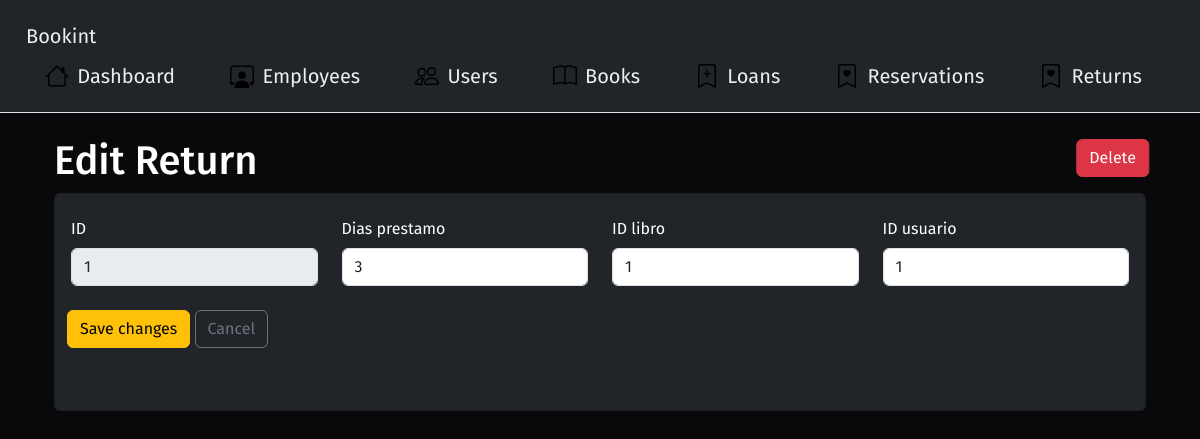
The app's page /representacion/edit_devolucion.php?id_devolucion=1 with its own data.
### tables this page shows
CREATE TABLE `devolucion` (
  `id_devolucion` int(11) NOT NULL AUTO_INCREMENT,
  `fecha` date DEFAULT current_timestamp(),
  `dias_prestamo` int(11) DEFAULT NULL,
  `id_libro` int(11) DEFAULT NULL,
  `id_usuario` int(11) DEFAULT NULL,
  PRIMARY KEY (`id_devolucion`),
  KEY `id_libro` (`id_libro`),
  KEY `id_usuario` (`id_usuario`),
  CONSTRAINT `devolucion_ibfk_1` FOREIGN KEY (`id_libro`) REFERENCES `libro` (`id_libro`),
  CONSTRAINT `devolucion_ibfk_2` FOREIGN KEY (`id_usuario`) REFERENCES `usuario` (`id_usuario`)
);

### datos/Conexion.php (called while the page is built, shortened)
<?php
class Conexion {
    public $conn;
    public function conexion() {
        try {
            $this->conn = mysqli_connect('localhost', 'codintdev', 'andres2773', 'biblioteca');
        }
        catch (Exception $e) {
            $this->conn->close();
            echo "Error al ingresar a la base de datos! " . $e->getMessage();
        }
    }
}

### logica/Devolucion.php (called while the page is built, shortened)
<?php
require '../datos/Conexion.php';
class Devolucion extends Conexion {
    protected $id_devolucion;
    protected $dias_prestamo;
    protected $id_libro;
    protected $id_usuario;
    public function setId($id_devolucion) {
        $this->id_devolucion = $id_devolucion;
    }
    public function setDiasPrestamo($dias_prestamo) {
        $this->dias_prestamo = $dias_prestamo;
    }
    public function setIdLibro($id_libro) {
        $this->id_libro = $id_libro;
    }
    public function setIdUsuario($id_usuario) {
        $this->id_usuario = $id_usuario;
    }
    public function getId() {
        return $this->id_devolucion;
    }
    public function getDiasPrestamo() {
        return $this->dias_prestamo;
    }
    public function getIdLibro() {
        return $this->id_libro;
    }
    public function getIdUsuario() {
        return $this->id_usuario;
    }
    public function info($id_devolucion) {
        try {
            if (isset($_GET['id_devolucion'])) {
                $id = $_GET['id_devolucion'];
                $query = "select * from devolucion where id_devolucion = $id";
                $result = mysqli_query($this->conn, $query);
            }
        }
        catch (Exception $e) {
            $this->conn->close();
            echo "Error en la función Info hacia la base de datos! " . $e->getMessage();
        }
    }
}

### representacion/edit_devolucion.php (the view, shortened to what this page needs)
<?php
require '../logica/Devolucion.php';
$objDevolucion = new Devolucion();
$objDevolucion->edit($_POST['txtDiasPrestamo'], $_POST['txtIdLibro'], $_POST['txtIdUsuario']);
$objDevolucion->info($_GET['id_devolucion']);
$objDevolucion->delete($_GET['id_devolucion']);
?>
<?php require '../include/header.php'; ?>
<div class="container p-4">
    <p class="h1">Edit Return</p>
    <div class="card card-body bg-dark">
        <form method="post" action="edit_devolucion.php?id_devolucion=<?= $_GET['id_devolucion']; ?>" class="row row-cols-4">
            <div class="mb-3 col">
                <label class="col-sm-2 col-form-label">ID</label>
                <input type="text" name="txtIdDevolucion" class="form-control" value="<?= $objDevolucion->getId(); ?>" disabled>
            </div>
            <div class="mb-3 col">
                <label class="col-sm-6 col-form-label">Dias prestamo</label>
                <input type="text" name="txtDiasPrestamo" class="form-control" value="<?= $objDevolucion->getDiasPrestamo(); ?>">
            </div>
            <div class="mb-3 col">
                <label class="col-sm-3 col-form-label">ID libro</label>
                <input type="text" name="txtIdLibro" class="form-control" value="<?= $objDevolucion->getIdLibro(); ?>">
            </div>
            <div class="mb-3 col">
                <label class="col-sm-4 col-form-label">ID usuario</label>
                <input type="text" name="txtIdUsuario" class="form-control" value="<?= $objDevolucion->getIdUsuario(); ?>">
            </div>
            <div class="d-grid gap-2 d-md-block align-items-start p-2">
                <input type="submit" name="btnEditarDevolucion" value="Save changes" class="btn btn-warning">
                <input type="submit" name="btnCancelarDevolucion" value="Cancel" class="btn btn-outline-secondary" style="transform: translateY(0%) translateX(0%);">
                <input type="submit" name="btnEliminarDevolucion" value="Delete" class="btn btn-danger" style="transform: translateY(-550%) translateX(1390%);" onclick="return confirm('Seguro que desea eliminar?')">
            </div>
        </form>
      </div>
</div>
<?php require '../include/footer.php'; ?>

### css/styles.css (style rules this page uses)
body { background-color: #09090B; color: white; font-family: 'Fira Sans'; }

### records on screen
devolucion: txtIdDevolucion "1", txtDiasPrestamo "3", txtIdLibro "1", txtIdUsuario "1"
